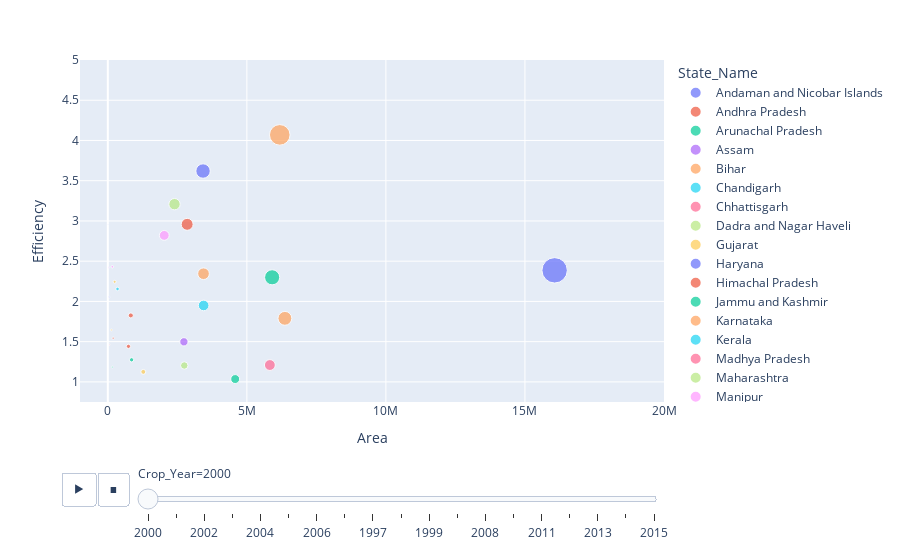

Source (notebook cell):
### Code cell
px.scatter(df_,x="Area",y="Efficiency",size='Production',animation_frame="Crop_Year",animation_group="State_Name",color="State_Name",range_y=[0.75,5],range_x=[-1E6,20E6])

### Figure 1 — Plotly figure (JSON) as saved in the notebook; plotly's stock layout.template omitted (floating-point values rounded to 4 significant figures)
{"data": [{"hovertemplate": "State_Name=Andaman and Nicobar Islands<br>Crop_Year=2000<br>Area=%{x}<br>Efficiency=%{y}<br>Production=%{marker.size}<extra></extra>", "ids": ["Andaman and Nicobar Islands"], "legendgroup": "Andaman and Nicobar Islands", "marker": {"color": "#636efa", "size": [32184], "sizemode": "area", "sizeref": 118900.0, "symbol": "circle"}, "mode": "markers", "name": "Andaman and Nicobar Islands", "orientation": "v", "showlegend": true, "type": "scatter", "x": [10881], "xaxis": "x", "y": [2.958], "yaxis": "y"}, {"hovertemplate": "State_Name=Andhra Pradesh<br>Crop_Year=2000<br>Area=%{x}<br>Efficiency=%{y}<br>Production=%{marker.size}<extra></extra>", "ids": ["Andhra Pradesh"], "legendgroup": "Andhra Pradesh", "marker": {"color": "#EF553B", "size": [8440370], "sizemode": "area", "sizeref": 118900.0, "symbol": "circle"}, "mode": "markers", "name": "Andhra Pradesh", "orientation": "v", "showlegend": true, "type": "scatter", "x": [2853487], "xaxis": "x", "y": [2.958], "yaxis": "y"}, {"hovertemplate": "State_Name=Arunachal Pradesh<br>Crop_Year=2000<br>Area=%{x}<br>Efficiency=%{y}<br>Production=%{marker.size}<extra></extra>", "ids": ["Arunachal Pradesh"], "legendgroup": "Arunachal Pradesh", "marker": {"color": "#00cc96", "size": [191213], "sizemode": "area", "sizeref": 118900.0, "symbol": "circle"}, "mode": "markers", "name": "Arunachal Pradesh", "orientation": "v", "showlegend": true, "type": "scatter", "x": [161427], "xaxis": "x", "y": [1.185], "yaxis": "y"}, {"hovertemplate": "State_Name=Assam<br>Crop_Year=2000<br>Area=%{x}<br>Efficiency=%{y}<br>Production=%{marker.size}<extra></extra>", "ids": ["Assam"], "legendgroup": "Assam", "marker": {"color": "#ab63fa", "size": [4098754], "sizemode": "area", "sizeref": 118900.0, "symbol": "circle"}, "mode": "markers", "name": "Assam", "orientation": "v", "showlegend": true, "type": "scatter", "x": [2736719], "xaxis": "x", "y": [1.498], "yaxis": "y"}, {"hovertemplate": "State_Name=Bihar<br>Crop_Year=2000<br>Area=%{x}<br>Efficiency=%{y}<br>Production=%{marker.size}<extra></extra>", "ids": ["Bihar"], "legendgroup": "Bihar", "marker": {"color": "#FFA15A", "size": [11394464], "sizemode": "area", "sizeref": 118900.0, "symbol": "circle"}, "mode": "markers", "name": "Bihar", "orientation": "v", "showlegend": true, "type": "scatter", "x": [6367134], "xaxis": "x", "y": [1.79], "yaxis": "y"}, {"hovertemplate": "State_Name=Chandigarh<br>Crop_Year=2000<br>Area=%{x}<br>Efficiency=%{y}<br>Production=%{marker.size}<extra></extra>", "ids": ["Chandigarh"], "legendgroup": "Chandigarh", "marker": {"color": "#19d3f3", "size": [4225], "sizemode": "area", "sizeref": 118900.0, "symbol": "circle"}, "mode": "markers", "name": "Chandigarh", "orientation": "v", "showlegend": true, "type": "scatter", "x": [1020], "xaxis": "x", "y": [4.142], "yaxis": "y"}, {"hovertemplate": "State_Name=Chhattisgarh<br>Crop_Year=2000<br>Area=%{x}<br>Efficiency=%{y}<br>Production=%{marker.size}<extra></extra>", "ids": ["Chhattisgarh"], "legendgroup": "Chhattisgarh", "marker": {"color": "#FF6692", "size": [2577081], "sizemode": "area", "sizeref": 118900.0, "symbol": "circle"}, "mode": "markers", "name": "Chhattisgarh", "orientation": "v", "showlegend": true, "type": "scatter", "x": [3952137], "xaxis": "x", "y": [0.6521], "yaxis": "y"}, {"hovertemplate": "State_Name=Dadra and Nagar Haveli<br>Crop_Year=2000<br>Area=%{x}<br>Efficiency=%{y}<br>Production=%{marker.size}<extra></extra>", "ids": ["Dadra and Nagar Haveli"], "legendgroup": "Dadra and Nagar Haveli", "marker": {"color": "#B6E880", "size": [32092], "sizemode": "area", "sizeref": 118900.0, "symbol": "circle"}, "mode": "markers", "name": "Dadra and Nagar Haveli", "orientation": "v", "showlegend": true, "type": "scatter", "x": [17353], "xaxis": "x", "y": [1.849], "yaxis": "y"}, {"hovertemplate": "State_Name=Gujarat<br>Crop_Year=2000<br>Area=%{x}<br>Efficiency=%{y}<br>Production=%{marker.size}<extra></extra>", "ids": ["Gujarat"], "legendgroup": "Gujarat", "marker": {"color": "#FECB52", "size": [1434800], "sizemode": "area", "sizeref": 118900.0, "symbol": "circle"}, "mode": "markers", "name": "Gujarat", "orientation": "v", "showlegend": true, "type": "scatter", "x": [1276000], "xaxis": "x", "y": [1.124], "yaxis": "y"}, {"hovertemplate": "State_Name=Haryana<br>Crop_Year=2000<br>Area=%{x}<br>Efficiency=%{y}<br>Production=%{marker.size}<extra></extra>", "ids": ["Haryana"], "legendgroup": "Haryana", "marker": {"color": "#636efa", "size": [12398000], "sizemode": "area", "sizeref": 118900.0, "symbol": "circle"}, "mode": "markers", "name": "Haryana", "orientation": "v", "showlegend": true, "type": "scatter", "x": [3424489], "xaxis": "x", "y": [3.62], "yaxis": "y"}, {"hovertemplate": "State_Name=Himachal Pradesh<br>Crop_Year=2000<br>Area=%{x}<br>Efficiency=%{y}<br>Production=%{marker.size}<extra></extra>", "ids": ["Himachal Pradesh"], "legendgroup": "Himachal Pradesh", "marker": {"color": "#EF553B", "size": [1069854], "sizemode": "area", "sizeref": 118900.0, "symbol": "circle"}, "mode": "markers", "name": "Himachal Pradesh", "orientation": "v", "showlegend": true, "type": "scatter", "x": [742231], "xaxis": "x", "y": [1.441], "yaxis": "y"}, {"hovertemplate": "State_Name=Jammu and Kashmir <br>Crop_Year=2000<br>Area=%{x}<br>Efficiency=%{y}<br>Production=%{marker.size}<extra></extra>", "ids": ["Jammu and Kashmir "], "legendgroup": "Jammu and Kashmir ", "marker": {"color": "#00cc96", "size": [1090000.0], "sizemode": "area", "sizeref": 118900.0, "symbol": "circle"}, "mode": "markers", "name": "Jammu and Kashmir ", "orientation": "v", "showlegend": true, "type": "scatter", "x": [855227], "xaxis": "x", "y": [1.274], "yaxis": "y"}, {"hovertemplate": "State_Name=Karnataka<br>Crop_Year=2000<br>Area=%{x}<br>Efficiency=%{y}<br>Production=%{marker.size}<extra></extra>", "ids": ["Karnataka"], "legendgroup": "Karnataka", "marker": {"color": "#FFA15A", "size": [8067592], "sizemode": "area", "sizeref": 118900.0, "symbol": "circle"}, "mode": "markers", "name": "Karnataka", "orientation": "v", "showlegend": true, "type": "scatter", "x": [3441312], "xaxis": "x", "y": [2.344], "yaxis": "y"}, {"hovertemplate": "State_Name=Kerala<br>Crop_Year=2000<br>Area=%{x}<br>Efficiency=%{y}<br>Production=%{marker.size}<extra></extra>", "ids": ["Kerala"], "legendgroup": "Kerala", "marker": {"color": "#19d3f3", "size": [752910], "sizemode": "area", "sizeref": 118900.0, "symbol": "circle"}, "mode": "markers", "name": "Kerala", "orientation": "v", "showlegend": true, "type": "scatter", "x": [349410], "xaxis": "x", "y": [2.155], "yaxis": "y"}, {"hovertemplate": "State_Name=Madhya Pradesh<br>Crop_Year=2000<br>Area=%{x}<br>Efficiency=%{y}<br>Production=%{marker.size}<extra></extra>", "ids": ["Madhya Pradesh"], "legendgroup": "Madhya Pradesh", "marker": {"color": "#FF6692", "size": [7048000.0], "sizemode": "area", "sizeref": 118900.0, "symbol": "circle"}, "mode": "markers", "name": "Madhya Pradesh", "orientation": "v", "showlegend": true, "type": "scatter", "x": [5827548], "xaxis": "x", "y": [1.209], "yaxis": "y"}, {"hovertemplate": "State_Name=Maharashtra<br>Crop_Year=2000<br>Area=%{x}<br>Efficiency=%{y}<br>Production=%{marker.size}<extra></extra>", "ids": ["Maharashtra"], "legendgroup": "Maharashtra", "marker": {"color": "#B6E880", "size": [3309500], "sizemode": "area", "sizeref": 118900.0, "symbol": "circle"}, "mode": "markers", "name": "Maharashtra", "orientation": "v", "showlegend": true, "type": "scatter", "x": [2749300], "xaxis": "x", "y": [1.204], "yaxis": "y"}, {"hovertemplate": "State_Name=Manipur<br>Crop_Year=2000<br>Area=%{x}<br>Efficiency=%{y}<br>Production=%{marker.size}<extra></extra>", "ids": ["Manipur"], "legendgroup": "Manipur", "marker": {"color": "#FF97FF", "size": [392610], "sizemode": "area", "sizeref": 118900.0, "symbol": "circle"}, "mode": "markers", "name": "Manipur", "orientation": "v", "showlegend": true, "type": "scatter", "x": [161560], "xaxis": "x", "y": [2.43], "yaxis": "y"}, {"hovertemplate": "State_Name=Meghalaya<br>Crop_Year=2000<br>Area=%{x}<br>Efficiency=%{y}<br>Production=%{marker.size}<extra></extra>", "ids": ["Meghalaya"], "legendgroup": "Meghalaya", "marker": {"color": "#FECB52", "size": [210184], "sizemode": "area", "sizeref": 118900.0, "symbol": "circle"}, "mode": "markers", "name": "Meghalaya", "orientation": "v", "showlegend": true, "type": "scatter", "x": [127781], "xaxis": "x", "y": [1.645], "yaxis": "y"}, {"hovertemplate": "State_Name=Mizoram<br>Crop_Year=2000<br>Area=%{x}<br>Efficiency=%{y}<br>Production=%{marker.size}<extra></extra>", "ids": ["Mizoram"], "legendgroup": "Mizoram", "marker": {"color": "#636efa", "size": [120109], "sizemode": "area", "sizeref": 118900.0, "symbol": "circle"}, "mode": "markers", "name": "Mizoram", "orientation": "v", "showlegend": true, "type": "scatter", "x": [58482], "xaxis": "x", "y": [2.054], "yaxis": "y"}, {"hovertemplate": "State_Name=Nagaland<br>Crop_Year=2000<br>Area=%{x}<br>Efficiency=%{y}<br>Production=%{marker.size}<extra></extra>", "ids": ["Nagaland"], "legendgroup": "Nagaland", "marker": {"color": "#EF553B", "size": [295830], "sizemode": "area", "sizeref": 118900.0, "symbol": "circle"}, "mode": "markers", "name": "Nagaland", "orientation": "v", "showlegend": true, "type": "scatter", "x": [191680], "xaxis": "x", "y": [1.543], "yaxis": "y"}, {"hovertemplate": "State_Name=Odisha<br>Crop_Year=2000<br>Area=%{x}<br>Efficiency=%{y}<br>Production=%{marker.size}<extra></extra>", "ids": ["Odisha"], "legendgroup": "Odisha", "marker": {"color": "#00cc96", "size": [4742000.0], "sizemode": "area", "sizeref": 118900.0, "symbol": "circle"}, "mode": "markers", "name": "Odisha", "orientation": "v", "showlegend": true, "type": "scatter", "x": [4580691], "xaxis": "x", "y": [1.035], "yaxis": "y"}, {"hovertemplate": "State_Name=Puducherry<br>Crop_Year=2000<br>Area=%{x}<br>Efficiency=%{y}<br>Production=%{marker.size}<extra></extra>", "ids": ["Puducherry"], "legendgroup": "Puducherry", "marker": {"color": "#ab63fa", "size": [103882], "sizemode": "area", "sizeref": 118900.0, "symbol": "circle"}, "mode": "markers", "name": "Puducherry", "orientation": "v", "showlegend": true, "type": "scatter", "x": [42904], "xaxis": "x", "y": [2.421], "yaxis": "y"}, {"hovertemplate": "State_Name=Punjab<br>Crop_Year=2000<br>Area=%{x}<br>Efficiency=%{y}<br>Production=%{marker.size}<extra></extra>", "ids": ["Punjab"], "legendgroup": "Punjab", "marker": {"color": "#FFA15A", "size": [25166000], "sizemode": "area", "sizeref": 118900.0, "symbol": "circle"}, "mode": "markers", "name": "Punjab", "orientation": "v", "showlegend": true, "type": "scatter", "x": [6184000], "xaxis": "x", "y": [4.07], "yaxis": "y"}, {"hovertemplate": "State_Name=Rajasthan<br>Crop_Year=2000<br>Area=%{x}<br>Efficiency=%{y}<br>Production=%{marker.size}<extra></extra>", "ids": ["Rajasthan"], "legendgroup": "Rajasthan", "marker": {"color": "#19d3f3", "size": [6718142], "sizemode": "area", "sizeref": 118900.0, "symbol": "circle"}, "mode": "markers", "name": "Rajasthan", "orientation": "v", "showlegend": true, "type": "scatter", "x": [3445810], "xaxis": "x", "y": [1.95], "yaxis": "y"}, {"hovertemplate": "State_Name=Sikkim<br>Crop_Year=2000<br>Area=%{x}<br>Efficiency=%{y}<br>Production=%{marker.size}<extra></extra>", "ids": ["Sikkim"], "legendgroup": "Sikkim", "marker": {"color": "#FF6692", "size": [91072], "sizemode": "area", "sizeref": 118900.0, "symbol": "circle"}, "mode": "markers", "name": "Sikkim", "orientation": "v", "showlegend": true, "type": "scatter", "x": [62336], "xaxis": "x", "y": [1.461], "yaxis": "y"}, {"hovertemplate": "State_Name=Tamil Nadu<br>Crop_Year=2000<br>Area=%{x}<br>Efficiency=%{y}<br>Production=%{marker.size}<extra></extra>", "ids": ["Tamil Nadu"], "legendgroup": "Tamil Nadu", "marker": {"color": "#B6E880", "size": [7694908], "sizemode": "area", "sizeref": 118900.0, "symbol": "circle"}, "mode": "markers", "name": "Tamil Nadu", "orientation": "v", "showlegend": true, "type": "scatter", "x": [2398414], "xaxis": "x", "y": [3.208], "yaxis": "y"}, {"hovertemplate": "State_Name=Telangana <br>Crop_Year=2000<br>Area=%{x}<br>Efficiency=%{y}<br>Production=%{marker.size}<extra></extra>", "ids": ["Telangana "], "legendgroup": "Telangana ", "marker": {"color": "#FF97FF", "size": [5726611], "sizemode": "area", "sizeref": 118900.0, "symbol": "circle"}, "mode": "markers", "name": "Telangana ", "orientation": "v", "showlegend": true, "type": "scatter", "x": [2030419], "xaxis": "x", "y": [2.82], "yaxis": "y"}, {"hovertemplate": "State_Name=Tripura<br>Crop_Year=2000<br>Area=%{x}<br>Efficiency=%{y}<br>Production=%{marker.size}<extra></extra>", "ids": ["Tripura"], "legendgroup": "Tripura", "marker": {"color": "#FECB52", "size": [551330], "sizemode": "area", "sizeref": 118900.0, "symbol": "circle"}, "mode": "markers", "name": "Tripura", "orientation": "v", "showlegend": true, "type": "scatter", "x": [245715], "xaxis": "x", "y": [2.244], "yaxis": "y"}, {"hovertemplate": "State_Name=Uttar Pradesh<br>Crop_Year=2000<br>Area=%{x}<br>Efficiency=%{y}<br>Production=%{marker.size}<extra></extra>", "ids": ["Uttar Pradesh"], "legendgroup": "Uttar Pradesh", "marker": {"color": "#636efa", "size": [38341535], "sizemode": "area", "sizeref": 118900.0, "symbol": "circle"}, "mode": "markers", "name": "Uttar Pradesh", "orientation": "v", "showlegend": true, "type": "scatter", "x": [16067303], "xaxis": "x", "y": [2.386], "yaxis": "y"}, {"hovertemplate": "State_Name=Uttarakhand<br>Crop_Year=2000<br>Area=%{x}<br>Efficiency=%{y}<br>Production=%{marker.size}<extra></extra>", "ids": ["Uttarakhand"], "legendgroup": "Uttarakhand", "marker": {"color": "#EF553B", "size": [1510375], "sizemode": "area", "sizeref": 118900.0, "symbol": "circle"}, "mode": "markers", "name": "Uttarakhand", "orientation": "v", "showlegend": true, "type": "scatter", "x": [827210], "xaxis": "x", "y": [1.826], "yaxis": "y"}, {"hovertemplate": "State_Name=West Bengal<br>Crop_Year=2000<br>Area=%{x}<br>Efficiency=%{y}<br>Production=%{marker.size}<extra></extra>", "ids": ["West Bengal"], "legendgroup": "West Bengal", "marker": {"color": "#00cc96", "size": [13589154], "sizemode": "area", "sizeref": 118900.0, "symbol": "circle"}, "mode": "markers", "name": "West Bengal", "orientation": "v", "showlegend": true, "type": "scatter", "x": [5909241], "xaxis": "x", "y": [2.3], "yaxis": "y"}], "layout": {"legend": {"itemsizing": "constant", "title": {"text": "State_Name"}, "tracegroupgap": 0}, "margin": {"t": 60}, "sliders": [{"active": 0, "currentvalue": {"prefix": "Crop_Year="}, "len": 0.9, "pad": {"b": 10, "t": 60}, "steps": [{"args": [["2000"], {"frame": {"duration": 0, "redraw": false}, "fromcurrent": true, "mode": "immediate", "transition": {"duration": 0, "easing": "linear"}}], "label": "2000", "method": "animate"}, {"args": [["2001"], {"frame": {"duration": 0, "redraw": false}, "fromcurrent": true, "mode": "immediate", "transition": {"duration": 0, "easing": "linear"}}], "label": "2001", "method": "animate"}, {"args": [["2002"], {"frame": {"duration": 0, "redraw": false}, "fromcurrent": true, "mode": "immediate", "transition": {"duration": 0, "easing": "linear"}}], "label": "2002", "method": "animate"}, {"args": [["2003"], {"frame": {"duration": 0, "redraw": false}, "fromcurrent": true, "mode": "immediate", "transition": {"duration": 0, "easing": "linear"}}], "label": "2003", "method": "animate"}, {"args": [["2004"], {"frame": {"duration": 0, "redraw": false}, "fromcurrent": true, "mode": "immediate", "transition": {"duration": 0, "easing": "linear"}}], "label": "2004", "method": "animate"}, {"args": [["2005"], {"frame": {"duration": 0, "redraw": false}, "fromcurrent": true, "mode": "immediate", "transition": {"duration": 0, "easing": "linear"}}], "label": "2005", "method": "animate"}, {"args": [["2006"], {"frame": {"duration": 0, "redraw": false}, "fromcurrent": true, "mode": "immediate", "transition": {"duration": 0, "easing": "linear"}}], "label": "2006", "method": "animate"}, {"args": [["2010"], {"frame": {"duration": 0, "redraw": false}, "fromcurrent": true, "mode": "immediate", "transition": {"duration": 0, "easing": "linear"}}], "label": "2010", "method": "animate"}, {"args": [["1997"], {"frame": {"duration": 0, "redraw": false}, "fromcurrent": true, "mode": "immediate", "transition": {"duration": 0, "easing": "linear"}}], "label": "1997", "method": "animate"}, {"args": [["1998"], {"frame": {"duration": 0, "redraw": false}, "fromcurrent": true, "mode": "immediate", "transition": {"duration": 0, "easing": "linear"}}], "label": "1998", "method": "animate"}, {"args": [["1999"], {"frame": {"duration": 0, "redraw": false}, "fromcurrent": true, "mode": "immediate", "transition": {"duration": 0, "easing": "linear"}}], "label": "1999", "method": "animate"}, {"args": [["2007"], {"frame": {"duration": 0, "redraw": false}, "fromcurrent": true, "mode": "immediate", "transition": {"duration": 0, "easing": "linear"}}], "label": "2007", "method": "animate"}, {"args": [["2008"], {"frame": {"duration": 0, "redraw": false}, "fromcurrent": true, "mode": "immediate", "transition": {"duration": 0, "easing": "linear"}}], "label": "2008", "method": "animate"}, {"args": [["2009"], {"frame": {"duration": 0, "redraw": false}, "fromcurrent": true, "mode": "immediate", "transition": {"duration": 0, "easing": "linear"}}], "label": "2009", "method": "animate"}, {"args": [["2011"], {"frame": {"duration": 0, "redraw": false}, "fromcurrent": true, "mode": "immediate", "transition": {"duration": 0, "easing": "linear"}}], "label": "2011", "method": "animate"}, {"args": [["2012"], {"frame": {"duration": 0, "redraw": false}, "fromcurrent": true, "mode": "immediate", "transition": {"duration": 0, "easing": "linear"}}], "label": "2012", "method": "animate"}, {"args": [["2013"], {"frame": {"duration": 0, "redraw": false}, "fromcurrent": true, "mode": "immediate", "transition": {"duration": 0, "easing": "linear"}}], "label": "2013", "method": "animate"}, {"args": [["2014"], {"frame": {"duration": 0, "redraw": false}, "fromcurrent": true, "mode": "immediate", "transition": {"duration": 0, "easing": "linear"}}], "label": "2014", "method": "animate"}, {"args": [["2015"], {"frame": {"duration": 0, "redraw": false}, "fromcurrent": true, "mode": "immediate", "transition": {"duration": 0, "easing": "linear"}}], "label": "2015", "method": "animate"}], "x": 0.1, "xanchor": "left", "y": 0, "yanchor": "top"}], "updatemenus": [{"buttons": [{"args": [null, {"frame": {"duration": 500, "redraw": false}, "fromcurrent": true, "mode": "immediate", "transition": {"duration": 500, "easing": "linear"}}], "label": "&#9654;", "method": "animate"}, {"args": [[null], {"frame": {"duration": 0, "redraw": false}, "fromcurrent": true, "mode": "immediate", "transition": {"duration": 0, "easing": "linear"}}], "label": "&#9724;", "method": "animate"}], "direction": "left", "pad": {"r": 10, "t": 70}, "showactive": false, "type": "buttons", "x": 0.1, "xanchor": "right", "y": 0, "yanchor": "top"}], "xaxis": {"anchor": "y", "domain": [0, 1], "range": [-1000000, 20000000], "title": {"text": "Area"}}, "yaxis": {"anchor": "x", "domain": [0, 1], "range": [0.75, 5], "title": {"text": "Efficiency"}}}}
